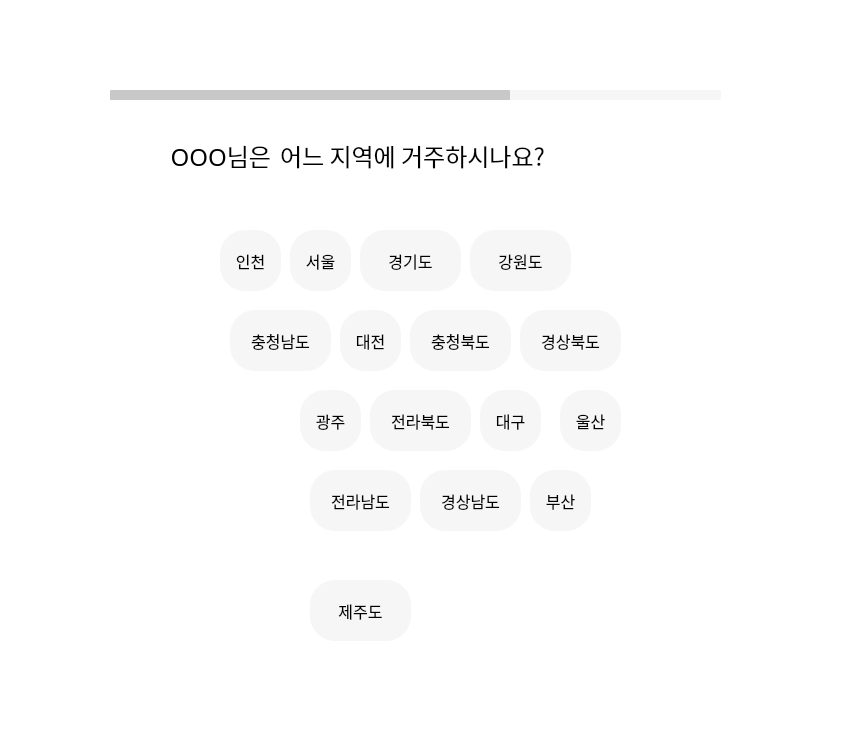
<?xml version="1.0" encoding="UTF-8"?>
<ui version="4.0">
 <class>MainWindow</class>
 <widget class="QMainWindow" name="MainWindow">
  <property name="geometry">
   <rect>
    <x>0</x>
    <y>0</y>
    <width>850</width>
    <height>750</height>
   </rect>
  </property>
  <property name="windowTitle">
   <string>MainWindow</string>
  </property>
  <property name="styleSheet">
   <string notr="true">background-color: #fff;</string>
  </property>
  <widget class="QWidget" name="centralwidget">
   <widget class="QLineEdit" name="lineEdit_2">
    <property name="geometry">
     <rect>
      <x>110</x>
      <y>90</y>
      <width>611</width>
      <height>10</height>
     </rect>
    </property>
    <property name="maximumSize">
     <size>
      <width>16777215</width>
      <height>60</height>
     </size>
    </property>
    <property name="styleSheet">
     <string notr="true">background-color: #F6F6F6;
border-radius:1px;
padding:5px</string>
    </property>
    <property name="alignment">
     <set>Qt::AlignLeading|Qt::AlignLeft|Qt::AlignVCenter</set>
    </property>
   </widget>
   <widget class="QLineEdit" name="lineEdit_3">
    <property name="geometry">
     <rect>
      <x>110</x>
      <y>90</y>
      <width>400</width>
      <height>10</height>
     </rect>
    </property>
    <property name="minimumSize">
     <size>
      <width>400</width>
      <height>0</height>
     </size>
    </property>
    <property name="maximumSize">
     <size>
      <width>400</width>
      <height>60</height>
     </size>
    </property>
    <property name="styleSheet">
     <string notr="true">background-color: #C8C8C8;
border-radius:1px;
padding:5px</string>
    </property>
    <property name="alignment">
     <set>Qt::AlignLeading|Qt::AlignLeft|Qt::AlignVCenter</set>
    </property>
   </widget>
   <widget class="QLabel" name="label_2">
    <property name="geometry">
     <rect>
      <x>280</x>
      <y>130</y>
      <width>441</width>
      <height>51</height>
     </rect>
    </property>
    <property name="maximumSize">
     <size>
      <width>999</width>
      <height>100</height>
     </size>
    </property>
    <property name="font">
     <font>
      <family>G마켓 산스 TTF Medium</family>
      <pointsize>18</pointsize>
      <weight>50</weight>
      <bold>false</bold>
     </font>
    </property>
    <property name="styleSheet">
     <string notr="true">
background: rgb(0,0,0,0);</string>
    </property>
    <property name="text">
     <string>어느 지역에 거주하시나요?</string>
    </property>
    <property name="alignment">
     <set>Qt::AlignLeading|Qt::AlignLeft|Qt::AlignVCenter</set>
    </property>
   </widget>
   <widget class="QPushButton" name="pushButton_2">
    <property name="geometry">
     <rect>
      <x>360</x>
      <y>230</y>
      <width>101</width>
      <height>61</height>
     </rect>
    </property>
    <property name="font">
     <font>
      <family>Noto Sans KR Medium</family>
      <pointsize>12</pointsize>
     </font>
    </property>
    <property name="styleSheet">
     <string notr="true">background-color: #F6F6F6;
border-radius:25px;</string>
    </property>
    <property name="text">
     <string>경기도</string>
    </property>
   </widget>
   <widget class="QLabel" name="userlabel">
    <property name="geometry">
     <rect>
      <x>110</x>
      <y>130</y>
      <width>161</width>
      <height>51</height>
     </rect>
    </property>
    <property name="maximumSize">
     <size>
      <width>999</width>
      <height>100</height>
     </size>
    </property>
    <property name="font">
     <font>
      <family>G마켓 산스 TTF Medium</family>
      <pointsize>18</pointsize>
      <weight>50</weight>
      <bold>false</bold>
     </font>
    </property>
    <property name="styleSheet">
     <string notr="true">
background: rgb(0,0,0,0);</string>
    </property>
    <property name="text">
     <string>OOO님은</string>
    </property>
    <property name="alignment">
     <set>Qt::AlignRight|Qt::AlignTrailing|Qt::AlignVCenter</set>
    </property>
   </widget>
   <widget class="QPushButton" name="pushButton_3">
    <property name="geometry">
     <rect>
      <x>470</x>
      <y>230</y>
      <width>101</width>
      <height>61</height>
     </rect>
    </property>
    <property name="font">
     <font>
      <family>Noto Sans KR Medium</family>
      <pointsize>12</pointsize>
     </font>
    </property>
    <property name="styleSheet">
     <string notr="true">background-color: #F6F6F6;
border-radius:25px;</string>
    </property>
    <property name="text">
     <string>강원도</string>
    </property>
   </widget>
   <widget class="QPushButton" name="pushButton_4">
    <property name="geometry">
     <rect>
      <x>520</x>
      <y>310</y>
      <width>101</width>
      <height>61</height>
     </rect>
    </property>
    <property name="font">
     <font>
      <family>Noto Sans KR Medium</family>
      <pointsize>12</pointsize>
     </font>
    </property>
    <property name="styleSheet">
     <string notr="true">background-color: #F6F6F6;
border-radius:25px;</string>
    </property>
    <property name="text">
     <string>경상북도</string>
    </property>
   </widget>
   <widget class="QPushButton" name="pushButton_5">
    <property name="geometry">
     <rect>
      <x>420</x>
      <y>470</y>
      <width>101</width>
      <height>61</height>
     </rect>
    </property>
    <property name="font">
     <font>
      <family>Noto Sans KR Medium</family>
      <pointsize>12</pointsize>
     </font>
    </property>
    <property name="styleSheet">
     <string notr="true">background-color: #F6F6F6;
border-radius:25px;</string>
    </property>
    <property name="text">
     <string>경상남도</string>
    </property>
   </widget>
   <widget class="QPushButton" name="pushButton_6">
    <property name="geometry">
     <rect>
      <x>410</x>
      <y>310</y>
      <width>101</width>
      <height>61</height>
     </rect>
    </property>
    <property name="font">
     <font>
      <family>Noto Sans KR Medium</family>
      <pointsize>12</pointsize>
     </font>
    </property>
    <property name="styleSheet">
     <string notr="true">background-color: #F6F6F6;
border-radius:25px;</string>
    </property>
    <property name="text">
     <string>충청북도</string>
    </property>
   </widget>
   <widget class="QPushButton" name="pushButton_7">
    <property name="geometry">
     <rect>
      <x>230</x>
      <y>310</y>
      <width>101</width>
      <height>61</height>
     </rect>
    </property>
    <property name="font">
     <font>
      <family>Noto Sans KR Medium</family>
      <pointsize>12</pointsize>
     </font>
    </property>
    <property name="styleSheet">
     <string notr="true">background-color: #F6F6F6;
border-radius:25px;</string>
    </property>
    <property name="text">
     <string>충청남도</string>
    </property>
   </widget>
   <widget class="QPushButton" name="pushButton_8">
    <property name="geometry">
     <rect>
      <x>370</x>
      <y>390</y>
      <width>101</width>
      <height>61</height>
     </rect>
    </property>
    <property name="font">
     <font>
      <family>Noto Sans KR Medium</family>
      <pointsize>12</pointsize>
     </font>
    </property>
    <property name="styleSheet">
     <string notr="true">background-color: #F6F6F6;
border-radius:25px;</string>
    </property>
    <property name="text">
     <string>전라북도</string>
    </property>
   </widget>
   <widget class="QPushButton" name="pushButton_9">
    <property name="geometry">
     <rect>
      <x>310</x>
      <y>470</y>
      <width>101</width>
      <height>61</height>
     </rect>
    </property>
    <property name="font">
     <font>
      <family>Noto Sans KR Medium</family>
      <pointsize>12</pointsize>
     </font>
    </property>
    <property name="styleSheet">
     <string notr="true">background-color: #F6F6F6;
border-radius:25px;</string>
    </property>
    <property name="text">
     <string>전라남도</string>
    </property>
   </widget>
   <widget class="QPushButton" name="pushButton_10">
    <property name="geometry">
     <rect>
      <x>310</x>
      <y>580</y>
      <width>101</width>
      <height>61</height>
     </rect>
    </property>
    <property name="font">
     <font>
      <family>Noto Sans KR Medium</family>
      <pointsize>12</pointsize>
     </font>
    </property>
    <property name="styleSheet">
     <string notr="true">background-color: #F6F6F6;
border-radius:25px;</string>
    </property>
    <property name="text">
     <string>제주도</string>
    </property>
   </widget>
   <widget class="QPushButton" name="pushButton_11">
    <property name="geometry">
     <rect>
      <x>290</x>
      <y>230</y>
      <width>61</width>
      <height>61</height>
     </rect>
    </property>
    <property name="font">
     <font>
      <family>Noto Sans KR Medium</family>
      <pointsize>12</pointsize>
     </font>
    </property>
    <property name="styleSheet">
     <string notr="true">background-color: #F6F6F6;
border-radius:25px;</string>
    </property>
    <property name="text">
     <string>서울</string>
    </property>
   </widget>
   <widget class="QPushButton" name="pushButton_12">
    <property name="geometry">
     <rect>
      <x>220</x>
      <y>230</y>
      <width>61</width>
      <height>61</height>
     </rect>
    </property>
    <property name="font">
     <font>
      <family>Noto Sans KR Medium</family>
      <pointsize>12</pointsize>
     </font>
    </property>
    <property name="styleSheet">
     <string notr="true">background-color: #F6F6F6;
border-radius:25px;</string>
    </property>
    <property name="text">
     <string>인천</string>
    </property>
   </widget>
   <widget class="QPushButton" name="pushButton_13">
    <property name="geometry">
     <rect>
      <x>340</x>
      <y>310</y>
      <width>61</width>
      <height>61</height>
     </rect>
    </property>
    <property name="font">
     <font>
      <family>Noto Sans KR Medium</family>
      <pointsize>12</pointsize>
     </font>
    </property>
    <property name="styleSheet">
     <string notr="true">background-color: #F6F6F6;
border-radius:25px;</string>
    </property>
    <property name="text">
     <string>대전</string>
    </property>
   </widget>
   <widget class="QPushButton" name="pushButton_14">
    <property name="geometry">
     <rect>
      <x>480</x>
      <y>390</y>
      <width>61</width>
      <height>61</height>
     </rect>
    </property>
    <property name="font">
     <font>
      <family>Noto Sans KR Medium</family>
      <pointsize>12</pointsize>
     </font>
    </property>
    <property name="styleSheet">
     <string notr="true">background-color: #F6F6F6;
border-radius:25px;</string>
    </property>
    <property name="text">
     <string>대구</string>
    </property>
   </widget>
   <widget class="QPushButton" name="pushButton_15">
    <property name="geometry">
     <rect>
      <x>560</x>
      <y>390</y>
      <width>61</width>
      <height>61</height>
     </rect>
    </property>
    <property name="font">
     <font>
      <family>Noto Sans KR Medium</family>
      <pointsize>12</pointsize>
     </font>
    </property>
    <property name="styleSheet">
     <string notr="true">background-color: #F6F6F6;
border-radius:25px;</string>
    </property>
    <property name="text">
     <string>울산</string>
    </property>
   </widget>
   <widget class="QPushButton" name="pushButton_16">
    <property name="geometry">
     <rect>
      <x>530</x>
      <y>470</y>
      <width>61</width>
      <height>61</height>
     </rect>
    </property>
    <property name="font">
     <font>
      <family>Noto Sans KR Medium</family>
      <pointsize>12</pointsize>
     </font>
    </property>
    <property name="styleSheet">
     <string notr="true">background-color: #F6F6F6;
border-radius:25px;</string>
    </property>
    <property name="text">
     <string>부산</string>
    </property>
   </widget>
   <widget class="QPushButton" name="pushButton_17">
    <property name="geometry">
     <rect>
      <x>300</x>
      <y>390</y>
      <width>61</width>
      <height>61</height>
     </rect>
    </property>
    <property name="font">
     <font>
      <family>Noto Sans KR Medium</family>
      <pointsize>12</pointsize>
     </font>
    </property>
    <property name="styleSheet">
     <string notr="true">background-color: #F6F6F6;
border-radius:25px;</string>
    </property>
    <property name="text">
     <string>광주</string>
    </property>
   </widget>
  </widget>
  <widget class="QMenuBar" name="menubar">
   <property name="geometry">
    <rect>
     <x>0</x>
     <y>0</y>
     <width>850</width>
     <height>21</height>
    </rect>
   </property>
  </widget>
  <widget class="QStatusBar" name="statusbar"/>
 </widget>
 <resources>
  <include location="listimages.qrc"/>
 </resources>
 <connections/>
</ui>
